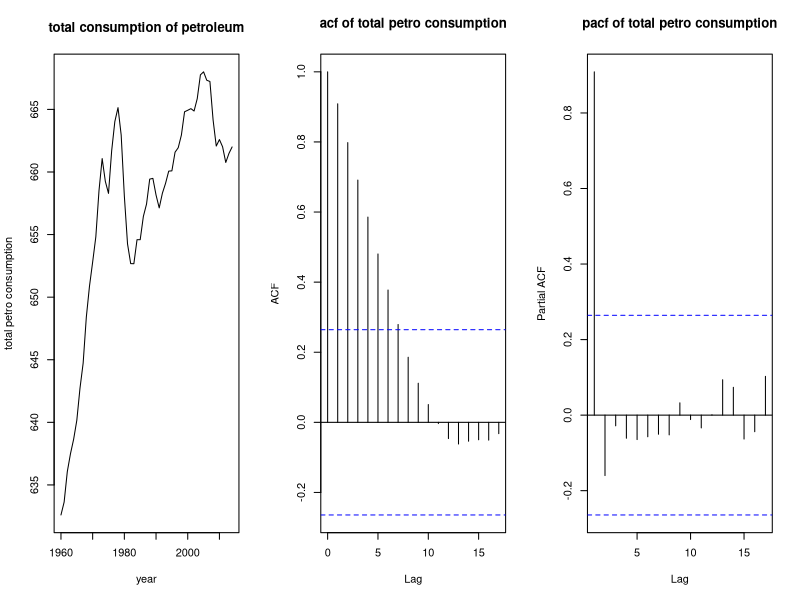
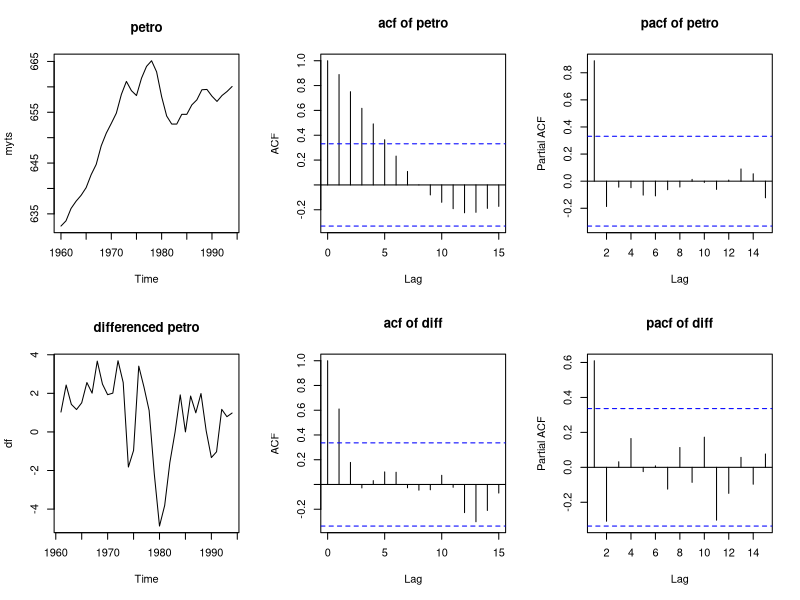
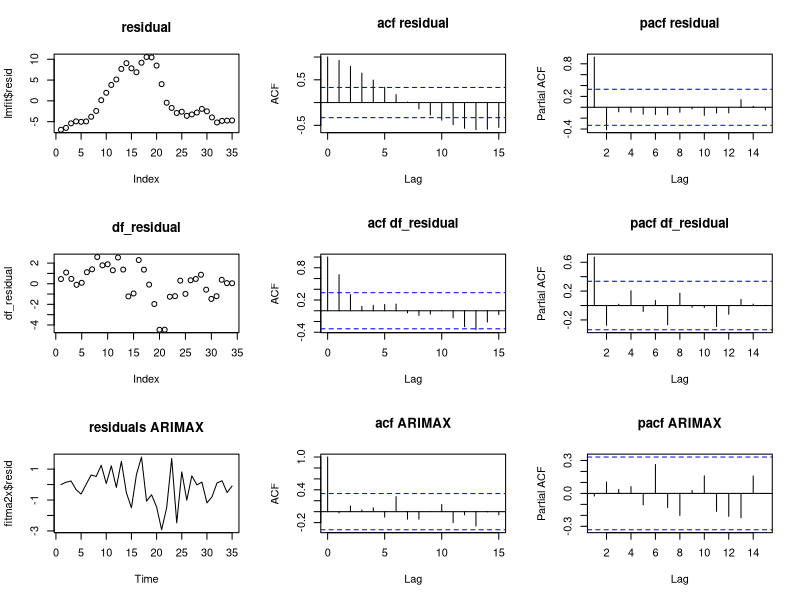
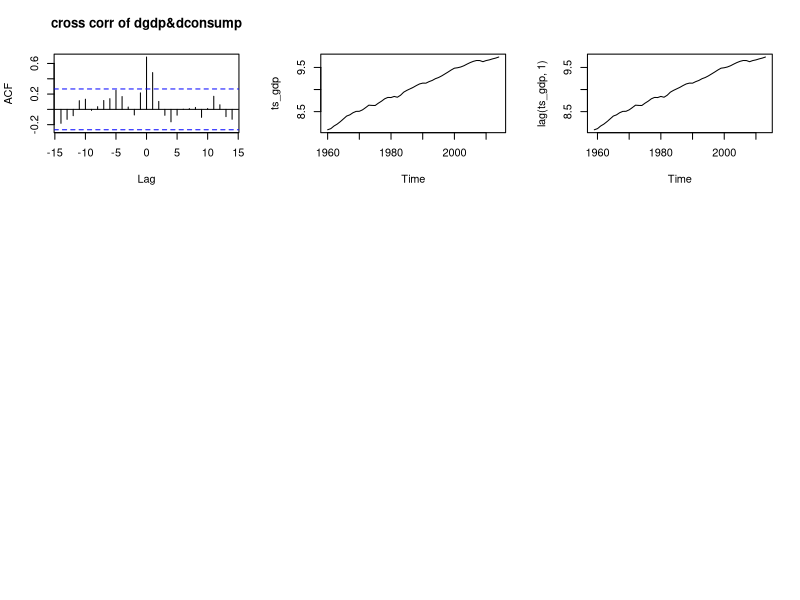

Write the R code that produced these figures, in order.
# Step 2: fitting models
sumPetro <- read.csv("sumPetro.txt", sep="", stringsAsFactors=FALSE)
ltrain<-sumPetro[1:35,] # 1960-1994
lholdo<-sumPetro[36:55,] # 1995-2014
lholdo_consump<-lholdo[,2]
displaylist=matrix(0,nrow=20,ncol=7)
`colnames<-`(displaylist,c("year","holdout","persist","avg","holt-winter","arima","arimax"))
displaylist[,1]=lholdo[,1]
displaylist[,2]=lholdo[,2]
# ===============================Persistence==========================================================================
fc_1=c(ltrain[35,2],lholdo[1,2])

for(i in 2:20){
  fc_1[i]=lholdo_consump[i-1]
}

displaylist[,3]=fc_1
displaylist

fcerror<-sqrt(sum((fc_1-lholdo_consump)^2)/20)
fcerror # 1.19906

# =============================avg of all the past=====================================================================

avg<-function(train,holdout){
  fcvec=c()
  cumsum=sum(train[,2])
  mse=0
  n=35
  fc=cumsum/n
  fcvec[1]=fc
  zt=holdout[1,2]
  fcerror=zt-fc
  mse=mse+fcerror^2
  for (i in c(2:20)){
    cumsum=cumsum+holdout[i-1,2]
    fc=cumsum/(n+i-1)
    fcvec[i]=fc
    zt=holdout[i,2]
    fcerror=zt-fc
    mse=mse+fcerror^2
  }
  return(fcvec)
  
}

vec<-avg(ltrain,lholdo) 

sqrt(sum((vec-lholdo[,2])^2)/20) #9.076252

displaylist[,4]=vec
displaylist

# ==================================HOLT WINTER========================================================================
# Holt Winter function with trend

myts<-ts(sumPetro[,2],start=c(1960),end=c(2014),frequency=1)
par(mfrow=c(1,3))
plot(myts,xlab="year",ylab="total petro consumption",main="total consumption of petroleum")
acf(myts,main="acf of total petro consumption");pacf(myts,main="pacf of total petro consumption")
hlfit<-HoltWinters(myts,gamma=F)

alpha_hat=hlfit$alpha
beta_hat=hlfit$beta
vn=660.07
bn=0.9606617
n_holdout=20

#iteration 1
fcvec=c()
sse=0
fc=vn+bn
zt=lholdo_consump[1]
newfc=fc
fcvec[1]=fc
fcerror=zt-fc
sse=sse+fcerror^2
vprev=vn
bprev=bn

#iteration 2 to n_holdout

for (i in 2:n_holdout){
  vnew=alpha_hat*lholdo_consump[i-1]+(1-alpha_hat)*fc
  bnew=beta_hat*(vnew-vprev)+(1-beta_hat)*bprev
  fc=vnew+bnew
  fcvec[i]=fc
  zt=lholdo_consump[i]
  fcerror=zt-fc
  sse=sse+fcerror^2
  vprev=vnew
  bprev=bnew
}
rmse=sqrt(sum((fcvec-lholdo_consump)^2)/n_holdout)
rmse
displaylist[,5]=fcvec
displaylist


#============================ARIMA===============================================================================
par(mfrow=c(2,3))
myts<-ts(ltrain[,2],start=c(1960),end=c(1994))
plot(myts, main = "petro")
acf(myts, main="acf of petro");pacf(myts, main="pacf of petro")
df<-diff(myts,1)
plot(df,main="differenced petro");acf(df, main="acf of diff");pacf(df,main="pacf of diff")

fit<-arima(myts,order=c(0,1,1),method="CSS")
fc_arima = predict(fit,n.ahead=20)$pred

rmse = sqrt(sum((lholdo[,2]-fc_arima)^2)/20)
rmse
displaylist[,6]<-fc_arima
displaylist

#=======================ARIMAX=======================================================================================
# assuming common working directory:
final <- read.table("final.txt", quote="\"", comment.char="", stringsAsFactors=FALSE)
`colnames<-`(final,c("year","consumption","price","gdp"))
final[,4]<-log(final[,4])
consumption=final[,2]
price=final[,3]
gdp=final[,4]
dfr<-data.frame(consumption,price,gdp)

ltrain<-dfr[1:35,] # 1960-1994
lholdo<-dfr[36:55,] # 1995-2014
lmfit<-lm(consumption~price+gdp,data=ltrain)
summary(lmfit)

#plot residuals
par(mfrow=c(3,3))
plot(lmfit$resid,main="residual");acf(lmfit$resid,main="acf residual");pacf(lmfit$resid,main="pacf residual")

# plot differenced residuals
df_residual=diff(lmfit$resid,1)
plot(df_residual,main="df_residual");acf(df_residual,main="acf df_residual");pacf(df_residual,main="pacf df_residual")

#plot ARIMAX graphs
fitma2x<-arima(ltrain$consumption, order=c(0,1,2),xreg=ltrain[,2:3],method="CSS")
plot(fitma2x$resid, main="residuals ARIMAX");acf(fitma2x$resid, main = "acf ARIMAX")
pacf(fitma2x$resid, main= "pacf ARIMAX")


fc = predict(fitma2x,newxreg=lholdo[,2:3] ,n.step=24)$pred
fcerror<-sqrt(sum((fc-lholdo[,1])^2)/20)
fcerror


# ==================AIMAX with lagged varibales=======================
ts_consumption<-ts(consumption,start=c(1960),end=c(2014))
ts_gdp<-ts(gdp,start=c(1960),end=c(2014))
dconsump<-diff(ts_consumption);dgdp<-diff(ts_gdp)
cross=ccf(dgdp,dconsump,main="cross corr of dgdp&dconsump") # it seem dgdp lags dcomsump?? cosump -> gdp

plot(ts_gdp)
plot(lag(ts_gdp,1))

mydat=ts.intersect(ts_consumption,lag(ts_gdp,1))

fitarma00=arima(mydat[,1],order=c(0,1,0),xreg=mydat[,2])
fitarma00 # 2.625

fitarma10=arima(mydat[,1],order=c(1,1,0),xreg=mydat[,2]) 
fitarma10 # 1.991

fitarma01=arima(mydat[,1],order=c(0,1,1),xreg=mydat[,2])
fitarma01 # 2.015

fitarma11=arima(mydat[,1],order=c(1,1,1),xreg=mydat[,2]) 
fitarma11 # 1.959

fit=arima(mydat[1:35,1],order=c(1,1,1),xreg=mydat[1:35,2]) 
fit

fc<-predict(fit, n.step=19,newxreg=mydat[36:(54),2])$pred
rmse = sqrt(sum((mydat[36:54,1]-fc)^2)/19) # 2.473665
rmse
fc = c(fc,NaN)
displaylist[,7]<-fc

# final forcast table 
`colnames<-`(displaylist,c("year","holdout","persist","avg","holt-winter","arima","arimax"))

